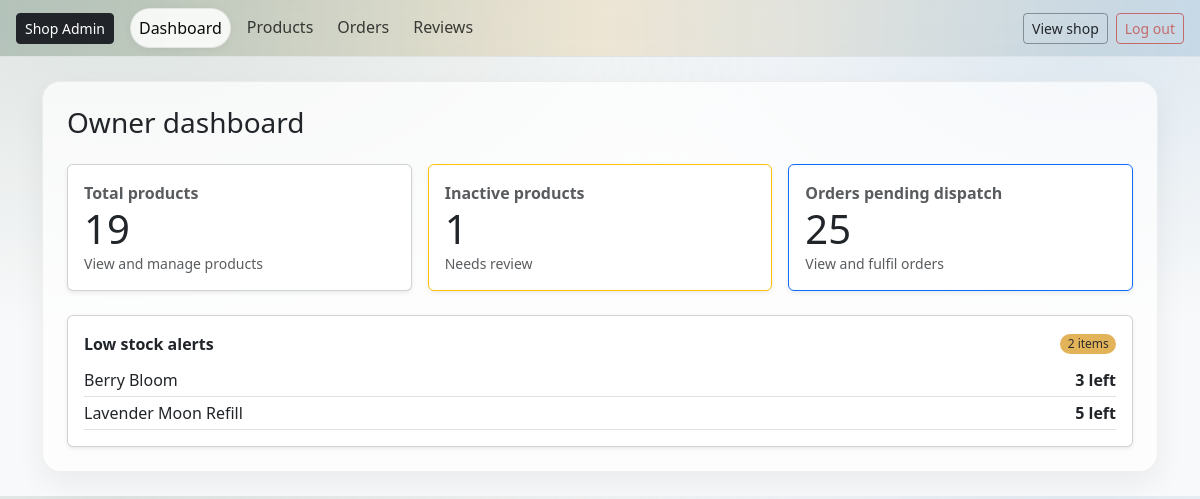
The app's page /owner/dashboard/ (signed in), older data.
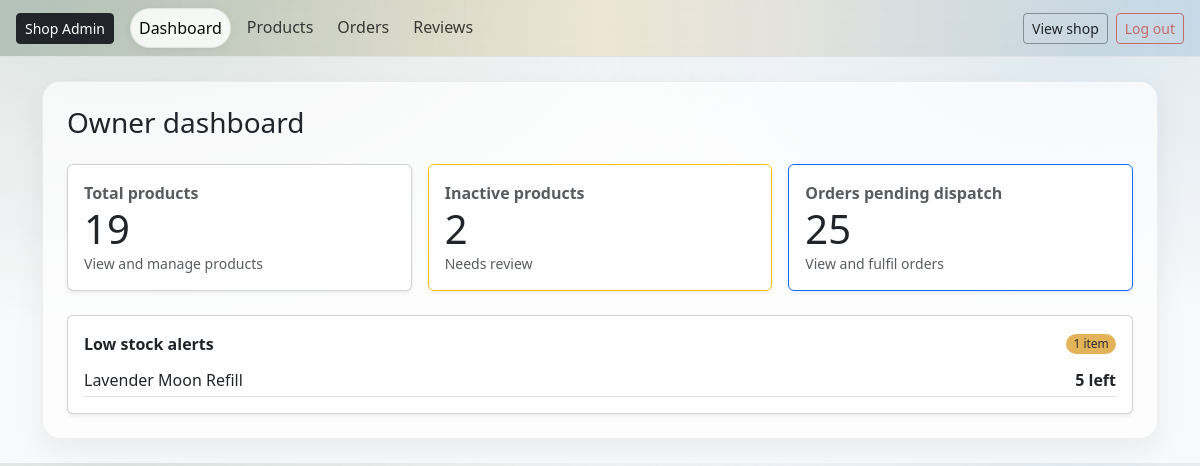
The same page, newer data.
### catalog/models.py (models this page shows, shortened)
class Product(models.Model):
    title = models.CharField(max_length=160)
    slug = models.SlugField(max_length=180, unique=True, blank=True)
    description = models.TextField(blank=True)
    scent = models.CharField(max_length=50, help_text="e.g. Lavender, Citrus")
    weight_g = models.PositiveIntegerField(help_text="Net weight in grams")
    price = models.DecimalField(max_digits=6, decimal_places=2)
    stock_qty = models.PositiveIntegerField(default=0)
    active = models.BooleanField(default=True)
    created_at = models.DateTimeField(auto_now_add=True)
    tags = models.CharField(
        max_length=250,
        blank=True,
        help_text="Comma-separated tags, e.g. winter, woody, refillable"
    )
    class Meta:
        ordering = ["title"]

### owner/views.py (the view)
# urls.py: path("dashboard/", views.dashboard, name="owner_dashboard"),
@staff_member_required
def dashboard(request):
    low_qs = Product.objects.filter(
        active=True,
        stock_qty__lte=settings.LOW_STOCK_THRESHOLD
    ).order_by("stock_qty", "title")
    return render(request, "owner/dashboard.html", {
        "product_count": Product.objects.count(),
        "inactive_count": Product.objects.filter(
            active=False).count(),
        "pending_orders": Order.objects.filter(
            status=Order.PENDING).count(),
        "low_stock_count": low_qs.count(),
        "low_stock": low_qs[:10],
        "LOW_STOCK_THRESHOLD": settings.LOW_STOCK_THRESHOLD,
    })

### cart/context_processors.py (called while the page is built)
def cart_count(request):
    cart = get_or_create_cart(request)
    try:
        count = sum(i.qty for i in cart.items.all())
    except Exception:
        count = 0
    return {"cart_count": count}

### cart/utils.py (called while the page is built)
def get_or_create_cart(request):
    if not request.session.session_key:
        request.session.create()
    request.session.set_expiry(60 * 60 * 24 * 14)
    session_key = request.session.session_key
    if request.user.is_authenticated:
        cart, created = Cart.objects.get_or_create(
            user=request.user,
            defaults={"session_key": session_key},
        )
        if not cart.session_key:
            cart.session_key = session_key
            cart.save(update_fields=["session_key"])
        return cart
    cart, _ = Cart.objects.get_or_create(user=None, session_key=session_key)
    return cart

### owner/templates/owner/dashboard.html
{% extends "owner/base_owner.html" %}
{% load static %}
{% block content %}
<h1 class="h3 mb-4">Owner dashboard</h1>
<div class="row g-3">
  <div class="col-md-4">
    <a href="{% url 'owner:owner_products' %}" class="text-decoration-none text-dark">
      <div class="card p-3 h-100 shadow-sm">
        <div class="fw-semibold text-muted">Total products</div>
        <div class="display-6">{{ product_count }}</div>
        <small class="text-muted">View and manage products</small>
      </div>
    </a>
  </div>
  <div class="col-md-4">
    <a href="{% url 'owner:owner_products' %}" class="text-decoration-none text-dark">
      <div class="card p-3 h-100 shadow-sm {% if inactive_count %}border-warning{% endif %}">
        <div class="fw-semibold text-muted">Inactive products</div>
        <div class="display-6">
          {{ inactive_count }}
        </div>
        <small class="text-muted">
          {% if inactive_count %}
            Needs review
          {% else %}
            All active ✔
          {% endif %}
        </small>
      </div>
    </a>
  </div>
  <div class="col-md-4">
    <a href="{% url 'owner:owner_orders' %}" class="text-decoration-none text-dark">
      <div class="card p-3 h-100 shadow-sm {% if pending_orders %}border-primary{% endif %}">
        <div class="fw-semibold text-muted">Orders pending dispatch</div>
        <div class="display-6">{{ pending_orders }}</div>
        <small class="text-muted">View and fulfil orders</small>
      </div>
    </a>
  </div>
</div>
<div class="card p-3 mt-4 shadow-sm">
  <div class="d-flex justify-content-between align-items-center mb-2">
    <div class="fw-semibold">Low stock alerts</div>
    {% if low_stock_count %}
      <span class="badge text-bg-warning">
        {{ low_stock_count }} item{{ low_stock_count|pluralize }}
      </span>
    {% else %}
      <span class="badge text-bg-success">All good</span>
    {% endif %}
  </div>
  <ul class="list-unstyled mb-0">
    {% for p in low_stock %}
      <li class="d-flex justify-content-between py-1 border-bottom">
        <span>{{ p.title }}</span>
        <span class="fw-semibold">{{ p.stock_qty }} left</span>
      </li>
    {% empty %}
      <li class="text-muted py-2">
        🎉 No low-stock items — everything is healthy
      </li>
    {% endfor %}
  </ul>
</div>
{% endblock content %}

Row changes from the older to the newer data that the page shows:
no longer on this page (row edited): Product: title "Berry Bloom", stock_qty "3"
Text that changed along with them:
{{ inactive_count }}: "1" → "2"
{{ low_stock_count }}: "2" → "1"
